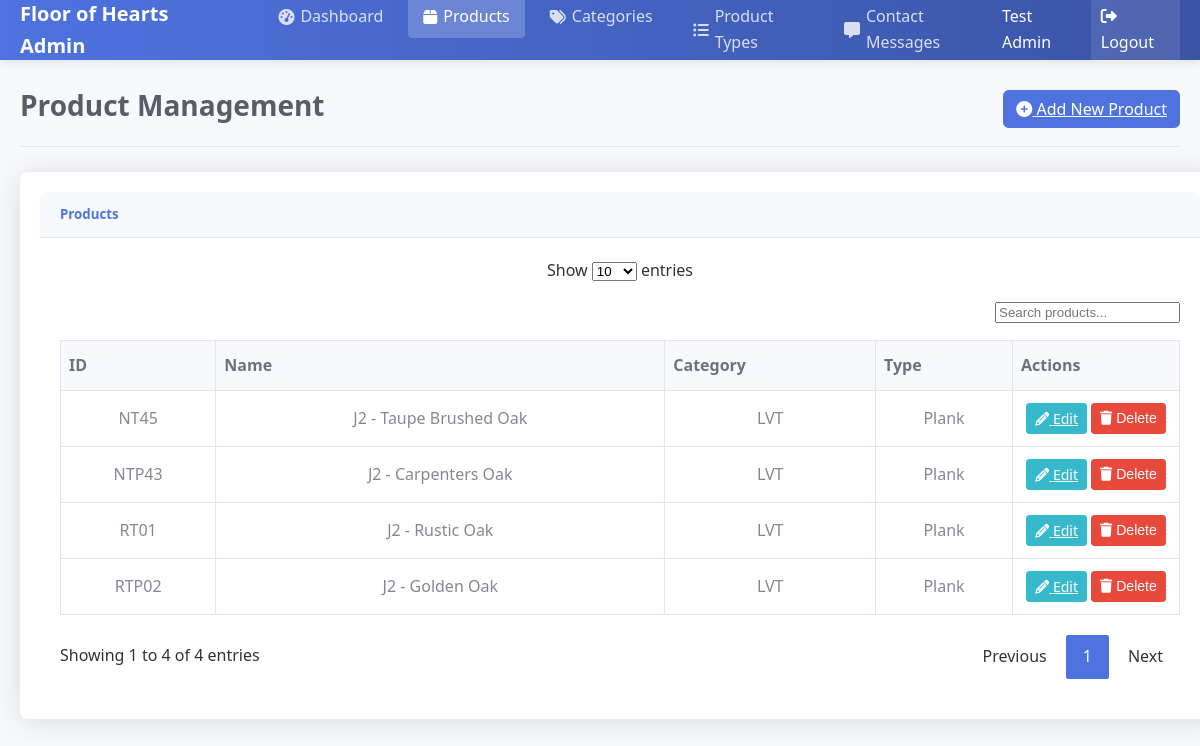
The page /admin/products (signed in) on the database its author committed.
### tables this page shows
CREATE TABLE products (
        id INTEGER PRIMARY KEY AUTOINCREMENT,
        product_id TEXT NOT NULL UNIQUE,
        name TEXT NOT NULL,
        description TEXT,
        category_id INTEGER,
        product_type_id INTEGER,
        image_url TEXT,
        image_urls TEXT,
        price REAL,
        specifications TEXT,
        features TEXT,
        created_at TEXT,
        updated_at TEXT,
        FOREIGN KEY (category_id) REFERENCES categories (id),
        FOREIGN KEY (product_type_id) REFERENCES product_types (id)
    );

CREATE TABLE categories (
        id INTEGER PRIMARY KEY AUTOINCREMENT,
        name TEXT NOT NULL,
        slug TEXT NOT NULL UNIQUE,
        description TEXT,
        image_url TEXT
    );

CREATE TABLE product_types (
        id INTEGER PRIMARY KEY AUTOINCREMENT,
        name TEXT NOT NULL,
        slug TEXT NOT NULL,
        description TEXT,
        category_id INTEGER,
        FOREIGN KEY (category_id) REFERENCES categories (id)
    );

### app.py (the view)
@app.route('/admin/products')
@login_required
def admin_products():
    products = Product.query_all()
    categories = Category.query_all()
    product_types = ProductType.query_all()
    return render_template(
        'admin/products.html',
        products=products,
        categories=categories,
        product_types=product_types
    )

### app.py (called while the page is built)
def login_required(f):
    @wraps(f)
    def decorated_function(*args, **kwargs):
        if 'admin_id' not in session:
            flash('Please login to access this page', 'danger')
            return redirect(url_for('admin_login'))
        return f(*args, **kwargs)
    return decorated_function

@app.context_processor
def inject_data():
    return {
        'current_year': datetime.datetime.now().year,
        'categories': Category.query_all(),
    }

### models/product.py (called while the page is built)
def get_db_connection():
    conn = sqlite3.connect('instance/floorofhearts.db')
    conn.row_factory = sqlite3.Row
    return conn

    @staticmethod
    def query_all():
        conn = get_db_connection()
        categories = conn.execute('SELECT * FROM categories').fetchall()
        conn.close()
        return [Category(**dict(category)) for category in categories]

    @staticmethod
    def query_all():
        conn = get_db_connection()
        types = conn.execute('SELECT * FROM product_types').fetchall()
        conn.close()
        return [ProductType(**dict(product_type)) for product_type in types]

    @staticmethod
    def query_all():
        conn = get_db_connection()
        products = conn.execute('SELECT * FROM products').fetchall()
        conn.close()
        return [Product(**dict(product)) for product in products]

### templates/admin/products.html (shortened to what this page needs)
{% extends "admin/base.html" %}
{% block content %}
<div class="page-title">
    <h1>Product Management</h1>
    <div class="actions">
        <a href="{{ url_for('admin_add_product') }}" class="btn btn-primary">
            <i class="fas fa-plus-circle"></i> Add New Product
        </a>
    </div>
</div>
<div class="card shadow mb-4">
    <div class="card-header">
        <h5>Products</h5>
    </div>
    <div class="card-body">
        <div class="table-responsive">
            <table class="table table-bordered" id="productsTable" width="100%" cellspacing="0">
                <thead>
                    <tr>
                        <th>ID</th>
                        <th>Name</th>
                        <th>Category</th>
                        <th>Type</th>
                        <th>Actions</th>
                    </tr>
                </thead>
                <tbody>
                    {% for product in products %}
                    <tr>
                        <td>{{ product.product_id }}</td>
                        <td>{{ product.name }}</td>
                        <td>
                            {% for category in categories %}
                                {% if category.id == product.category_id %}
                                    {{ category.name }}
                                {% endif %}
                            {% endfor %}
                        </td>
                        <td>
                            {% for product_type in product_types %}
                                {% if product_type.id == product.product_type_id %}
                                    {{ product_type.name }}
                                {% endif %}
                            {% endfor %}
                        </td>
                        <td class="action-column">
                            <a href="{{ url_for('admin_edit_product', product_id=product.product_id) }}" class="btn btn-sm btn-info">
                                <i class="fas fa-pencil"></i> Edit
                            </a>
                            <button type="button" class="btn btn-sm btn-danger delete-btn" data-product-id="{{ product.id }}">
                                <i class="fas fa-trash"></i> Delete
                            </button>
                        </td>
                    </tr>
                    {% endfor %}
                </tbody>
            </table>
        </div>
    </div>
</div>
{% endblock %}

### static/css/styles.css (style rules this page uses)
body { font-family: Arial, sans-serif; margin: 0; padding: 0; box-sizing: border-box; width: 100%; height: 100%; line-height: 1.6; }
.card { width: 30%; padding: 20px; background: #f1f1f1; text-align: center; border-radius: 10px; box-shadow: 0 4px 6px rgba(0, 0, 0, 0.1); }
.page-title { font-size: 32px; color: #333; margin-bottom: 30px; text-align: center; }

### static/css/admin.css (style rules this page uses)
:root { --primary: #4e73df; --secondary: #6c757d; --success: #1cc88a; --danger: #e74a3b; --warning: #f6c23e; --info: #36b9cc; --light: #f8f9fc; --dark: #5a5c69; --admin-bg: #f8f9fc; }
body { background-color: var(--admin-bg); padding-top: 60px; }
.page-title { display: flex; justify-content: space-between; align-items: center; margin-bottom: 25px; padding-bottom: 15px; border-bottom: 1px solid #e3e6f0; }
.page-title h1 { font-size: 1.75rem; margin: 0; color: #5a5c69; }
.page-title .btn { margin-left: 10px; }
.card { position: relative; display: flex; flex-direction: column; min-width: 0; word-wrap: break-word; background-color: #fff; background-clip: border-box; border: 0; box-shadow: 0 0.15rem 1.75rem 0 rgba(58, 59, 69, 0.15); border-radius: 0.5rem; margin-bottom: 1.5rem; }
.card-header { padding: 0.75rem 1.25rem; margin-bottom: 0; background-color: #f8f9fc; border-bottom: 1px solid #e3e6f0; border-top-left-radius: 0.5rem; border-top-right-radius: 0.5rem; display: flex; align-items: center; justify-content: space-between; }
.card-body { flex: 1 1 auto; padding: 1.25rem; }
.table-responsive { overflow-x: auto; }
.table { width: 100%; margin-bottom: 1rem; color: #858796; border-collapse: collapse; }
.table th { font-weight: 700; background-color: #f8f9fc; color: #6e707e; text-align: left; }
.table td, .table th { padding: 0.75rem; vertical-align: middle; border-top: 1px solid #e3e6f0; }
.table-bordered { border: 1px solid #e3e6f0; }
.table-bordered td, .table-bordered th { border: 1px solid #e3e6f0; }
.action-column { text-align: center; width: 150px; }
.btn { display: inline-block; font-weight: 400; text-align: center; vertical-align: middle; user-select: none; border: 1px solid transparent; padding: 0.375rem 0.75rem; font-size: 1rem; line-height: 1.5; border-radius: 0.35rem; transition: color 0.15s, background-color 0.15s, border-color 0.15s, box-shadow 0.15s; }
.btn-primary { color: #fff; background-color: var(--primary); border-color: var(--primary); }
.btn-info { color: #fff; background-color: var(--info); border-color: var(--info); }
.btn-danger { color: #fff; background-color: var(--danger); border-color: var(--danger); }
.btn-sm { padding: 0.25rem 0.5rem; font-size: 0.875rem; line-height: 1.5; border-radius: 0.2rem; }
body { background-color: var(--admin-bg); padding-top: 60px; font-family: 'Segoe UI', Tahoma, Geneva, Verdana, sans-serif; }
.page-title, .d-flex.justify-content-between.flex-wrap.flex-md-nowrap.align-items-center.pt-3.pb-2.mb-3.border-bottom { display: flex; justify-content: space-between; align-items: center; margin-bottom: 25px; padding-bottom: 15px; border-bottom: 1px solid #e3e6f0; width: 100%; }
.page-title h1, .d-flex.justify-content-between h1.h2 { font-size: 1.75rem; margin: 0; color: #5a5c69; }
.card { position: relative; display: flex; flex-direction: column; min-width: 0; word-wrap: break-word; background-color: #fff; background-clip: border-box; border: 0; box-shadow: 0 0.15rem 1.75rem 0 rgba(58, 59, 69, 0.15); border-radius: 0.5rem; margin-bottom: 1.5rem; width: 100%; }
.card.shadow { box-shadow: 0 0.15rem 1.75rem 0 rgba(58, 59, 69, 0.15) !important; }
.card-header h5, .card-header h6, .card-header .m-0.font-weight-bold.text-primary { color: var(--primary); font-weight: bold; margin: 0; }
.table-responsive { overflow-x: auto; width: 100%; }
.table th { font-weight: 700; background-color: #f8f9fc; color: #6e707e; text-align: left; padding: 12px 8px; }
.table td { padding: 12px 8px; vertical-align: middle; border-top: 1px solid #e3e6f0; }

### rows shown on the page
products: product_id "RT01", name "J2 - Rustic Oak"
categories: name "LVT"
product_types: name "Plank"
products: product_id "NT45", name "J2 - Taupe Brushed Oak"
products: product_id "NTP43", name "J2 - Carpenters Oak"
products: product_id "RTP02", name "J2 - Golden Oak"

### other values the page prints
{{ session['admin_name'] }} "Test Admin"
